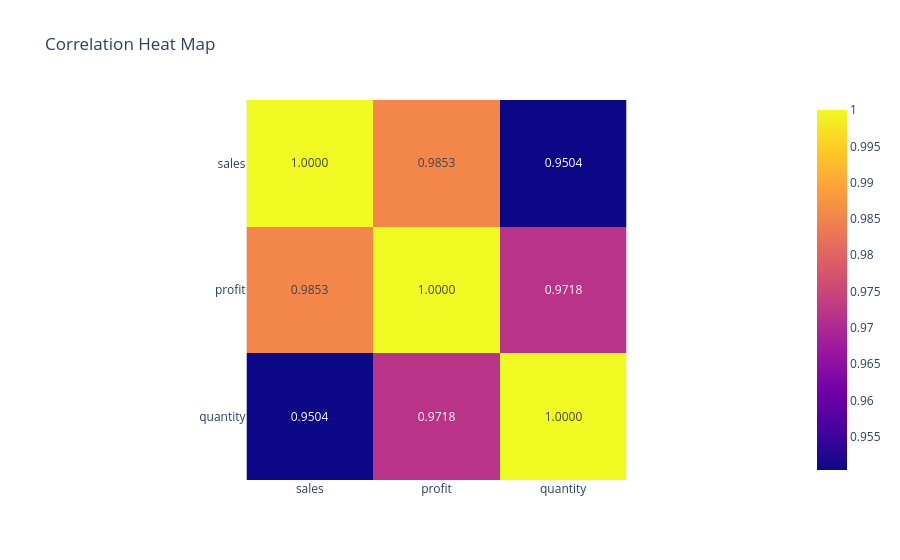

Notebook source saved alongside this figure:
### Markdown cell above
20) Create a **Plotly heat map** of the correlation matrix using `px.imshow()`. Display the correlation values inside the cells rounded to 4 decimal places.

### Code cell
fig = px.imshow(
    correlation_matrix,
    text_auto='.4f',
    title='Correlation Heat Map'
)

fig.show()

### Figure 1 — Plotly figure (JSON) as saved in the notebook; plotly's stock layout.template omitted (floating-point values rounded to 4 significant figures)
{"data": [{"coloraxis": "coloraxis", "hovertemplate": "x: %{x}<br>y: %{y}<br>color: %{z}<extra></extra>", "name": "0", "texttemplate": "%{z:.4f}", "type": "heatmap", "x": ["sales", "profit", "quantity"], "xaxis": "x", "y": ["sales", "profit", "quantity"], "yaxis": "y", "z": [[1.0, 0.9853, 0.9504], [0.9853, 1.0, 0.9718], [0.9504, 0.9718, 1.0]]}], "layout": {"coloraxis": {"colorscale": [[0, "#0d0887"], [0.1111, "#46039f"], [0.2222, "#7201a8"], [0.3333, "#9c179e"], [0.4444, "#bd3786"], [0.5556, "#d8576b"], [0.6667, "#ed7953"], [0.7778, "#fb9f3a"], [0.8889, "#fdca26"], [1, "#f0f921"]]}, "title": {"text": "Correlation Heat Map"}, "xaxis": {"anchor": "y", "constrain": "domain", "domain": [0, 1], "scaleanchor": "y"}, "yaxis": {"anchor": "x", "autorange": "reversed", "constrain": "domain", "domain": [0, 1]}}}
